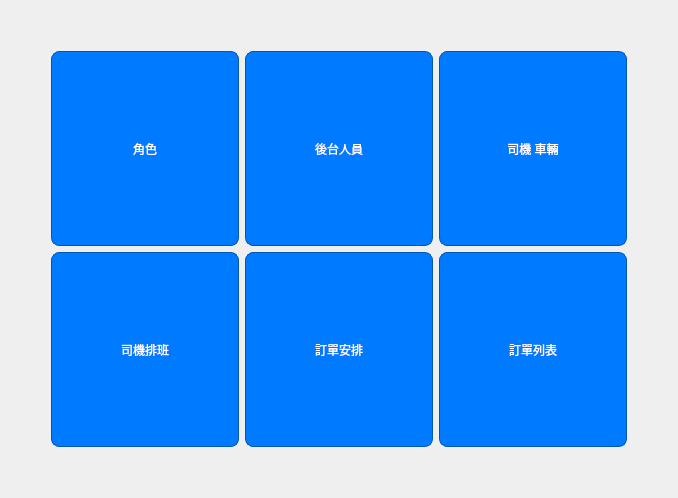
<?xml version="1.0" encoding="UTF-8"?>
<ui version="4.0">
 <class>public_menu</class>
 <widget class="QWidget" name="public_menu">
  <property name="geometry">
   <rect>
    <x>0</x>
    <y>0</y>
    <width>678</width>
    <height>498</height>
   </rect>
  </property>
  <property name="minimumSize">
   <size>
    <width>600</width>
    <height>200</height>
   </size>
  </property>
  <property name="windowTitle">
   <string>public_menu</string>
  </property>
  <property name="styleSheet">
   <string notr="true">QPushButton {
    font-family: Arial;
    color: white;
    background-color: #007BFF;
    border-radius: 8px;
    border: 1px solid #0056b3;
}
QPushButton:hover {
    background-color: #0056b3;
}
</string>
  </property>
  <layout class="QGridLayout" name="gridLayout_3">
   <item row="2" column="1">
    <spacer name="verticalSpacer_3">
     <property name="orientation">
      <enum>Qt::Orientation::Vertical</enum>
     </property>
     <property name="sizeType">
      <enum>QSizePolicy::Policy::Fixed</enum>
     </property>
     <property name="sizeHint" stdset="0">
      <size>
       <width>20</width>
       <height>40</height>
      </size>
     </property>
    </spacer>
   </item>
   <item row="0" column="1">
    <spacer name="verticalSpacer_2">
     <property name="orientation">
      <enum>Qt::Orientation::Vertical</enum>
     </property>
     <property name="sizeType">
      <enum>QSizePolicy::Policy::Fixed</enum>
     </property>
     <property name="sizeHint" stdset="0">
      <size>
       <width>20</width>
       <height>40</height>
      </size>
     </property>
    </spacer>
   </item>
   <item row="1" column="0">
    <spacer name="horizontalSpacer">
     <property name="orientation">
      <enum>Qt::Orientation::Horizontal</enum>
     </property>
     <property name="sizeType">
      <enum>QSizePolicy::Policy::Fixed</enum>
     </property>
     <property name="sizeHint" stdset="0">
      <size>
       <width>40</width>
       <height>20</height>
      </size>
     </property>
    </spacer>
   </item>
   <item row="1" column="1">
    <layout class="QHBoxLayout" name="horizontalLayout_3">
     <item>
      <layout class="QGridLayout" name="gridLayout_2">
       <item row="0" column="0">
        <layout class="QVBoxLayout" name="verticalLayout_2">
         <item>
          <layout class="QHBoxLayout" name="horizontalLayout_2">
           <item>
            <layout class="QHBoxLayout" name="horizontalLayout_5">
             <item>
              <widget class="QPushButton" name="role_button">
               <property name="sizePolicy">
                <sizepolicy hsizetype="Minimum" vsizetype="Minimum">
                 <horstretch>0</horstretch>
                 <verstretch>0</verstretch>
                </sizepolicy>
               </property>
               <property name="text">
                <string>角色</string>
               </property>
              </widget>
             </item>
             <item>
              <widget class="QPushButton" name="user_button">
               <property name="sizePolicy">
                <sizepolicy hsizetype="Minimum" vsizetype="Minimum">
                 <horstretch>0</horstretch>
                 <verstretch>0</verstretch>
                </sizepolicy>
               </property>
               <property name="text">
                <string>後台人員</string>
               </property>
              </widget>
             </item>
             <item>
              <widget class="QPushButton" name="driver_car_button">
               <property name="sizePolicy">
                <sizepolicy hsizetype="Minimum" vsizetype="Minimum">
                 <horstretch>0</horstretch>
                 <verstretch>0</verstretch>
                </sizepolicy>
               </property>
               <property name="text">
                <string>司機 車輛</string>
               </property>
              </widget>
             </item>
            </layout>
           </item>
          </layout>
         </item>
        </layout>
       </item>
       <item row="1" column="0">
        <layout class="QHBoxLayout" name="horizontalLayout_6">
         <item>
          <widget class="QPushButton" name="driver_scheduling_button">
           <property name="sizePolicy">
            <sizepolicy hsizetype="Minimum" vsizetype="Minimum">
             <horstretch>0</horstretch>
             <verstretch>0</verstretch>
            </sizepolicy>
           </property>
           <property name="text">
            <string>司機排班</string>
           </property>
          </widget>
         </item>
         <item>
          <widget class="QPushButton" name="order_arrange_button">
           <property name="sizePolicy">
            <sizepolicy hsizetype="Minimum" vsizetype="Minimum">
             <horstretch>0</horstretch>
             <verstretch>0</verstretch>
            </sizepolicy>
           </property>
           <property name="text">
            <string>訂單安排</string>
           </property>
          </widget>
         </item>
         <item>
          <widget class="QPushButton" name="order_list_button">
           <property name="sizePolicy">
            <sizepolicy hsizetype="Minimum" vsizetype="Minimum">
             <horstretch>0</horstretch>
             <verstretch>0</verstretch>
            </sizepolicy>
           </property>
           <property name="text">
            <string>訂單列表</string>
           </property>
          </widget>
         </item>
        </layout>
       </item>
      </layout>
     </item>
    </layout>
   </item>
   <item row="1" column="2">
    <spacer name="horizontalSpacer_2">
     <property name="orientation">
      <enum>Qt::Orientation::Horizontal</enum>
     </property>
     <property name="sizeType">
      <enum>QSizePolicy::Policy::Fixed</enum>
     </property>
     <property name="sizeHint" stdset="0">
      <size>
       <width>40</width>
       <height>20</height>
      </size>
     </property>
    </spacer>
   </item>
  </layout>
 </widget>
 <resources/>
 <connections/>
</ui>
